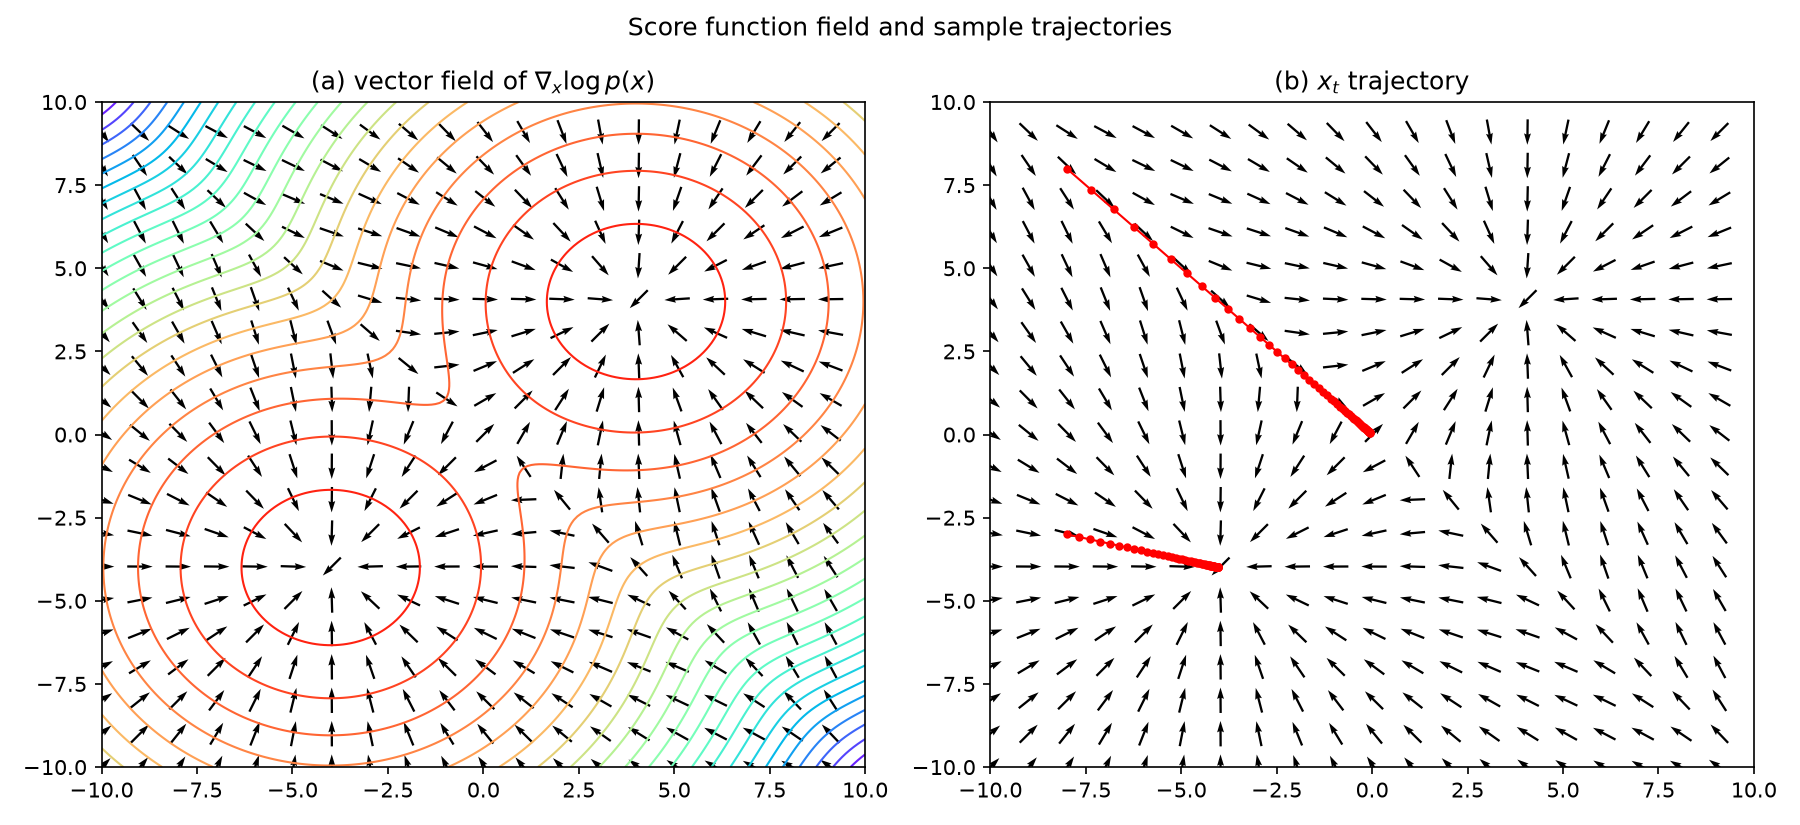

Write Python code to recreate this figure.
"""
Replicates Figure 3.6: the score-function vector field of a 2D Gaussian
mixture, and the deterministic trajectories of samples climbing that field.

    p(x) = pi_1 N(x | mu_1, Sigma_1) + pi_2 N(x | mu_2, Sigma_2),   x in R^2

(a) contour map of log p(x) with the score vector field grad_x log p(x)
    overlaid as arrows (score points "uphill", toward higher density).
(b) same vector field, with a couple of sample trajectories x_t obtained by
    repeatedly following the score (gradient ascent, no noise):

        x_{t+1} = x_t + eta * grad_x log p(x_t)

    Each trajectory climbs the field and settles near a mode of p(x).
"""

import numpy as np
import matplotlib.pyplot as plt

# --- 2D Gaussian mixture settings ---
PI = (0.5, 0.5)
MU = (np.array([4.0, 4.0]), np.array([-4.0, -4.0]))
SIGMA = 2.5  # isotropic std for both components

ETA = 0.5
T_STEPS = 60
START_POINTS = (np.array([-8.0, 8.0]), np.array([-8.0, -3.0]))

GRID_RANGE = (-10, 10)
GRID_N = 200
QUIVER_STRIDE = 10


def component_pdf(x, mu):
    """x: (..., 2), mu: (2,) -> (...,) """
    diff = x - mu
    sq_dist = np.sum(diff ** 2, axis=-1)
    return np.exp(-0.5 * sq_dist / SIGMA ** 2) / (2 * np.pi * SIGMA ** 2)


def log_density(x):
    p = sum(pi_k * component_pdf(x, mu_k) for pi_k, mu_k in zip(PI, MU))
    return np.log(p + 1e-12)


def score(x):
    """grad_x log p(x), x: (..., 2) -> (..., 2)"""
    comp_pdfs = [pi_k * component_pdf(x, mu_k) for pi_k, mu_k in zip(PI, MU)]
    total = sum(comp_pdfs) + 1e-12
    comp_scores = [-(x - mu_k) / SIGMA ** 2 for mu_k in MU]  # (..., 2) each
    weighted = sum(w[..., None] * cs for w, cs in zip(comp_pdfs, comp_scores))
    return weighted / total[..., None]


def run_trajectory(x0, steps=T_STEPS, eta=ETA):
    traj = np.zeros((steps + 1, 2))
    traj[0] = x0
    x = x0.copy()
    for t in range(steps):
        x = x + eta * score(x)
        traj[t + 1] = x
    return traj


def make_grid(n):
    xs = np.linspace(*GRID_RANGE, n)
    ys = np.linspace(*GRID_RANGE, n)
    X, Y = np.meshgrid(xs, ys)
    pts = np.stack([X, Y], axis=-1)
    return X, Y, pts


def draw_score_quiver(ax, X, Y, pts, stride=QUIVER_STRIDE, color="black"):
    S = score(pts)
    norm = np.linalg.norm(S, axis=-1, keepdims=True) + 1e-8
    S_unit = S / norm
    ax.quiver(X[::stride, ::stride], Y[::stride, ::stride],
               S_unit[::stride, ::stride, 0], S_unit[::stride, ::stride, 1],
               color=color, pivot="mid", scale=30, width=0.003)


def run():
    X, Y, pts = make_grid(GRID_N)
    logp = log_density(pts)

    fig, axes = plt.subplots(1, 2, figsize=(12, 5.5))

    # (a) contour map of log p(x) + score field
    ax = axes[0]
    ax.contour(X, Y, logp, levels=25, cmap="rainbow", linewidths=1)
    draw_score_quiver(ax, X, Y, pts)
    ax.set_xlim(*GRID_RANGE)
    ax.set_ylim(*GRID_RANGE)
    ax.set_title(r"(a) vector field of $\nabla_x \log p(x)$")

    # (b) score field + sample trajectories
    ax = axes[1]
    draw_score_quiver(ax, X, Y, pts)
    for x0 in START_POINTS:
        traj = run_trajectory(x0)
        ax.plot(traj[:, 0], traj[:, 1], "r.-", markersize=6, linewidth=1)
    ax.set_xlim(*GRID_RANGE)
    ax.set_ylim(*GRID_RANGE)
    ax.set_title(r"(b) $x_t$ trajectory")

    fig.suptitle("Score function field and sample trajectories")
    fig.tight_layout()

    out_path = "score_field_trajectories.pdf"
    fig.savefig(out_path, dpi=400)
    print(f"Saved figure to {out_path}")


if __name__ == "__main__":
    run()
